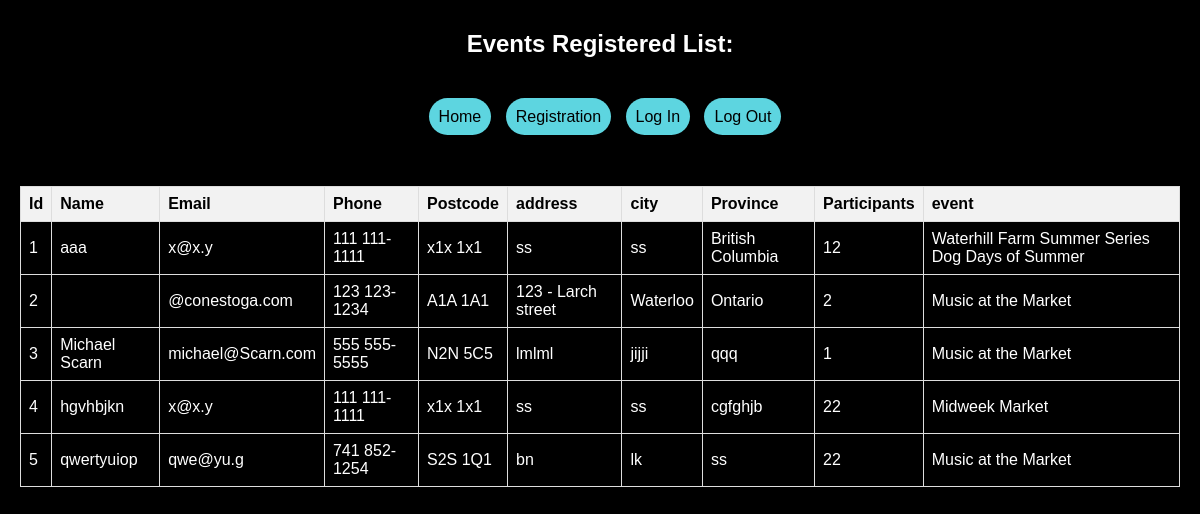
Page /registration.php (signed in) on the committed database.
### tables this page shows
CREATE TABLE `registration` (
  `id` int(11) NOT NULL,
  `name` varchar(500) NOT NULL,
  `email` varchar(500) NOT NULL,
  `phone` varchar(500) NOT NULL,
  `postcode` varchar(500) NOT NULL,
  `address` varchar(500) NOT NULL,
  `city` varchar(500) NOT NULL,
  `province` varchar(500) NOT NULL,
  `participants` varchar(500) NOT NULL,
  `event` varchar(500) NOT NULL
);

### registration.php (the view, shortened to what this page needs)
<?php
include('includes/db_connection.php');
$retrieveQuery = "SELECT * FROM registration";
$sqlDatabaseOutput = $db->query($retrieveQuery);
?>
<!DOCTYPE html>
<html>
<head>
  <link rel="stylesheet" type="text/css" href="css/registrationStyle.css">
</head>
<body>
  <header>
    <h2 id="store_name">Events Registered List: </h2>
  </header>
  <nav>
    <a href="index.php" id="navLinks">Home</a>
    <a href="registration.php" id="navLinks">Registration</a>
    <a href="Login.php" id="navLinks">Log In</a>
    <a href="LogOut.php" id="navLinks">Log Out</a>
  </nav>
  <main>
    <table class="registrationList">
      <thead>
        <tr>
          <th>Id</th>
          <th>Name</th>
          <th>Email</th>
          <th>Phone</th>
          <th>Postcode</th>
          <th>address</th>
          <th>city</th>
          <th>Province</th>
          <th>Participants</th>
          <th>event</th>
        </tr>
      </thead>
      <tbody>
        <?php
        if ($sqlDatabaseOutput->num_rows > 0) {
          while ($row = $sqlDatabaseOutput->fetch_assoc()) {
        ?>
            <tr>
              <td><?php echo $row['id']; ?></td>
              <td><?php echo $row['name']; ?></td>
              <td><?php echo $row['email']; ?></td>
              <td><?php echo $row['phone']; ?></td>
              <td><?php echo $row['postcode']; ?></td>
              <td><?php echo $row['address']; ?></td>
              <td><?php echo $row['city']; ?></td>
              <td><?php echo $row['province']; ?></td>
              <td><?php echo $row['participants']; ?></td>
              <td><?php echo $row['event']; ?></td>
            </tr>
        <?php
          }
        } else {
          echo "
              <tr>
                <td>No data</td>
              </tr>
            ";
        }
        ?>
      </tbody>
    </table>
  </main>
</body>
</html>

### css/registrationStyle.css (style rules this page uses)
body { font-family: Arial, sans-serif; background-color: black; margin: 0; padding: 0; color: white; }
header { color: #fff; text-align: center; padding: 10px 0; }
nav { text-align: center; padding: 20px; }
nav a { padding: 10px; color: black; text-decoration: none; margin-left: 10px; background-color: rgb(93, 213, 224); border-radius: 50px; }
main { padding: 20px; }
.registrationList { border-collapse: collapse; width: 100%; margin-top: 20px; }
.registrationList th, .registrationList td { border: 1px solid #ddd; padding: 8px; text-align: left; }
.registrationList th { background-color: #f2f2f2; color: black; }

### rows in the picture
registration: id "1", name "aaa", email "x@x.y", phone "111 111-1111", postcode "x1x 1x1", address "ss", city "ss", province "British Columbia", participants "12", event "Waterhill Farm Summer Series Dog Days of Summer"
registration: id "2", email "@conestoga.com", phone "123 123-1234", postcode "A1A 1A1", address "123 - Larch street", city "Waterloo", province "Ontario", participants "2", event "Music at the Market"
registration: id "3", name "Michael Scarn", email "michael@Scarn.com", phone "555 555-5555", postcode "N2N 5C5", address "lmlml", city "jijji", province "qqq", participants "1", event "Music at the Market"
registration: id "4", name "hgvhbjkn", email "x@x.y", phone "111 111-1111", postcode "x1x 1x1", address "ss", city "ss", province "cgfghjb", participants "22", event "Midweek Market"
registration: id "5", name "qwertyuiop", email "qwe@yu.g", phone "741 852-1254", postcode "S2S 1Q1", address "bn", city "lk", province "ss", participants "22", event "Music at the Market"
